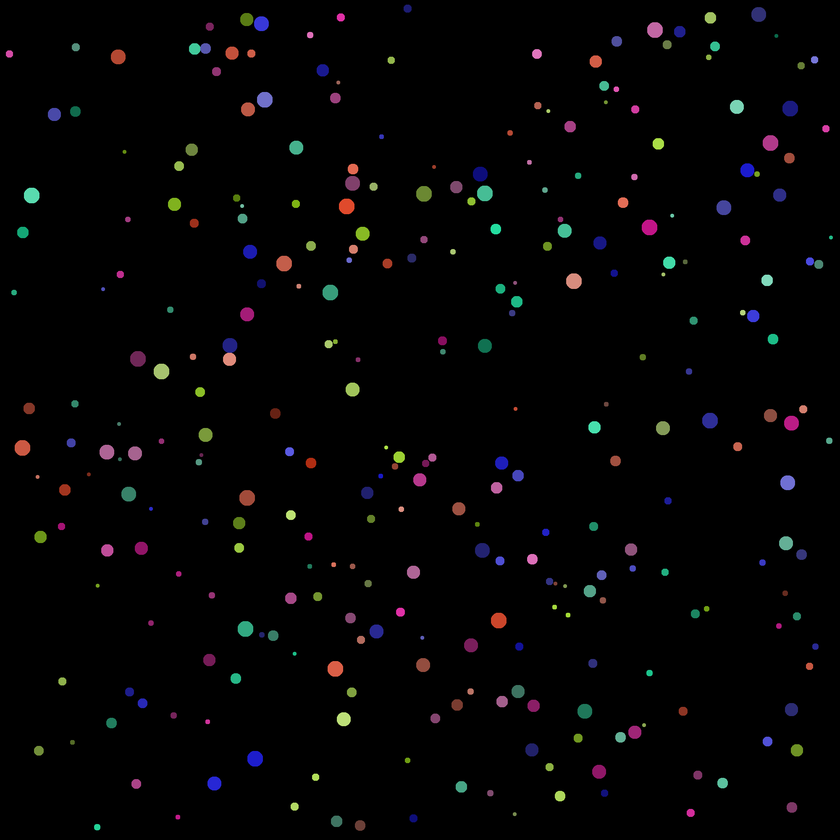
#> input picture Computer_vision/09_colors_and_lama/count_colors/balls.png, 840 x 840 px, shrunk from 2000 x 2000 before the run
$ python count_colors.py
#> lines starting #> are read from the running program, lines starting #| are printed output that depends on the picture; after the words box and inside, x2 and y2 are one past the last pixel; in counts of white or black regions, pixels touching at a corner belong together
import matplotlib.pyplot as plt
from skimage.measure import label, regionprops
import numpy as np
from skimage.morphology import (
    binary_closing,
    binary_dilation,
    binary_erosion,
    binary_opening,
)
from skimage.color import rgb2hsv

image = plt.imread("./balls.png")
#> image is the input picture: shape (840, 840, 3) float32; mean R, G, B 0.0163, 0.0144, 0.0162
hsv_image = rgb2hsv(image)
#> hsv_image: shape (840, 840, 3) float32; mean of channels 0, 1, 2 0.0266, 0.039, 0.0238
gray = image.mean(axis=2)
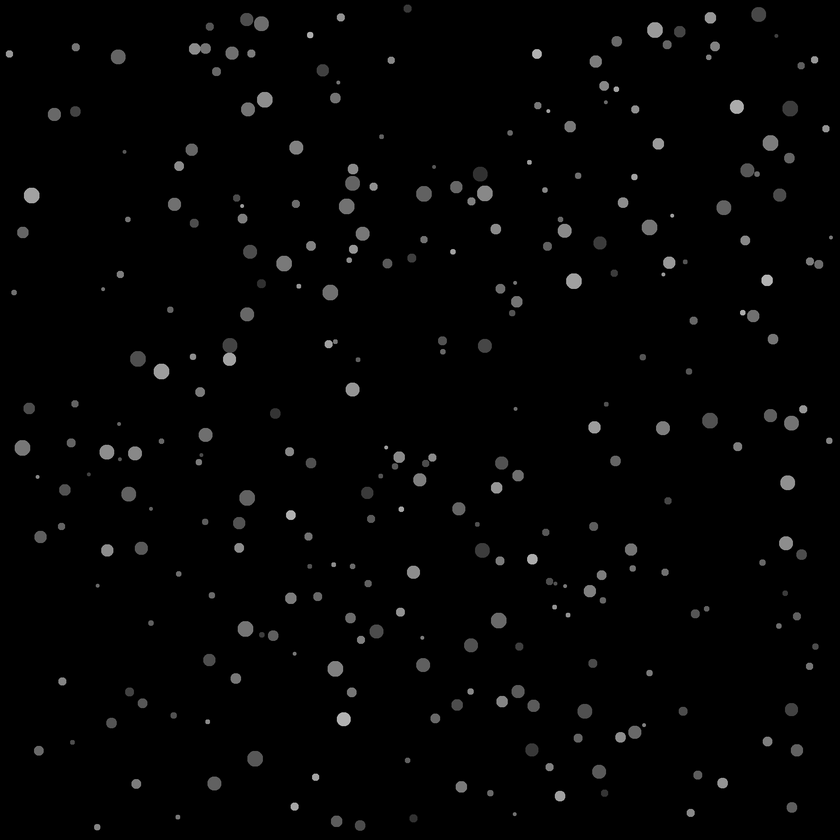
#> gray: shape (840, 840) float32; min 0, max 0.767, mean 0.0157
binary = gray > 0
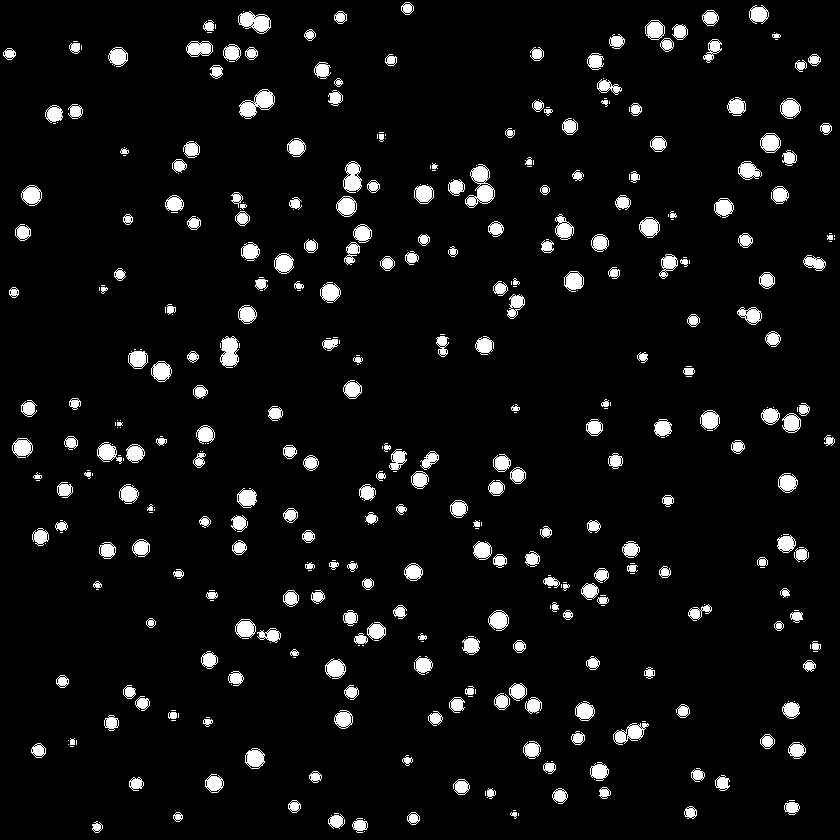
#> binary: shape (840, 840) bool; 5.8% white; 441 white regions (167 under 20 px), largest, box (x1, y1, x2, y2) and area: (465, 164, 495, 208) 630, (239, 89, 275, 119) 526, (238, 11, 271, 34) 451

binary = binary_erosion(binary, np.ones((3, 3)))
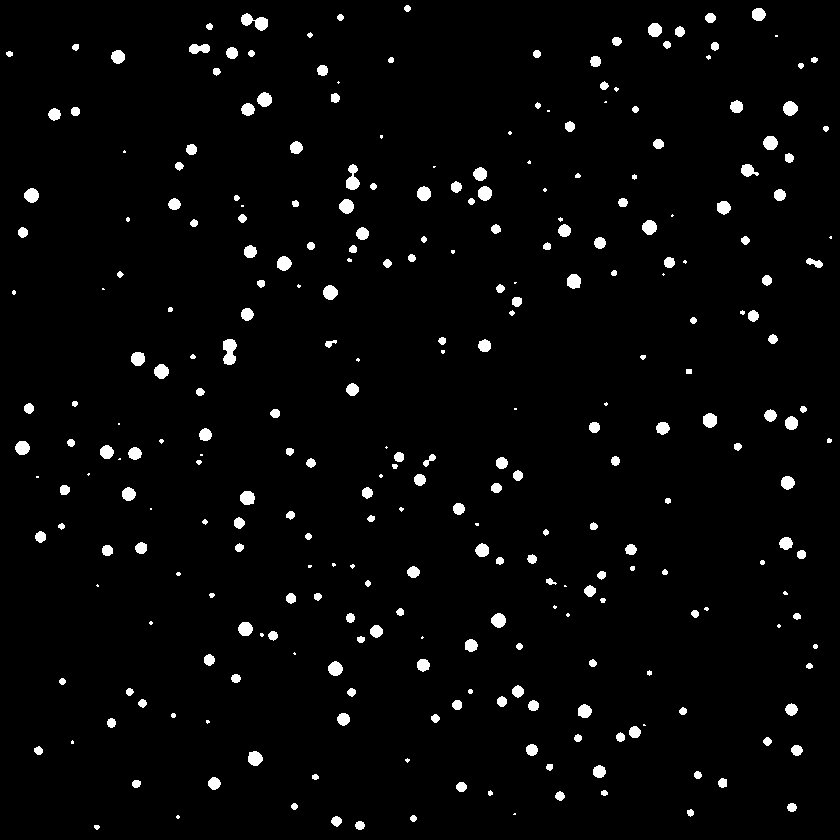
#> binary: shape (840, 840) bool; 2.8% white; 292 white regions (62 under 20 px)

labeled = label(binary)
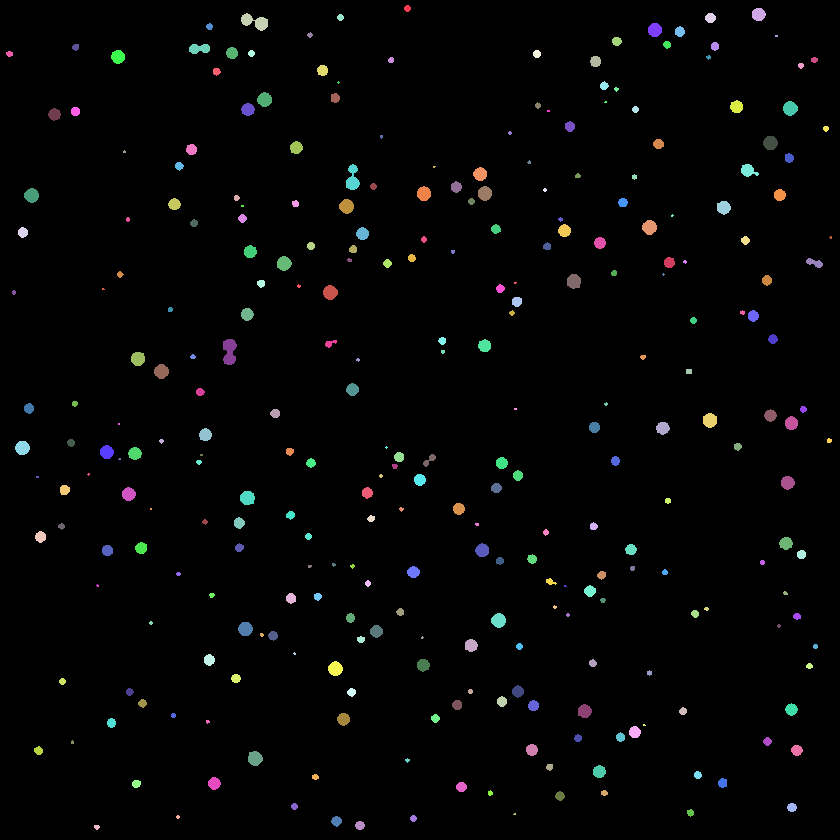
#> labeled: shape (840, 840) int32; 293 distinct labels, from 0 to 292; one colour per label, 0 black
regions = regionprops(labeled)
#> regions = 292 regions; largest, box (x1, y1, x2, y2) and area: (223, 339, 237, 365) 276, (241, 13, 268, 31) 263, (346, 164, 360, 190) 224, (248, 751, 263, 766) 173, (240, 491, 255, 505) 171

count = 0
colors = []
for region in regions:
    if region.eccentricity == 0.0:
        y, x = region.centroid
        colors.append(hsv_image[int(y), int(x), 0])
        count += 1
    else:
        coords = region.coords
        region_colors = hsv_image[coords[:, 0], coords[:, 1], 0]
        unique_colors = np.unique(region_colors, axis=0)
        colors.extend(unique_colors)
        count += 2
#> this loop made 292 passes
#> (y, x, count) on passes 1, 5, 18, 19, 28, 38, 39, 44, 61, 65, 69, 75: (8, 407, 1), (17, 340, 8), (53, 251, 33), (53.5, 536.5, 34), (82, 338, 51), (109, 635, 70), (111, 75, 71), (132.5, 509.5, 80), (186, 373, 113), (189.5, 544.5, 120), (201, 471, 127), (218, 242, 138)
#> (region_colors, unique_colors, count) on passes 10, 34, 41, 50, 56, 74: ([0.446, 0.446, 0.446, 0.447, 0.447, 0.446], [0.446, 0.446, 0.446, 0.446, 0.447, 0.447], 18), ([0.223, 0.221, 0.223, 0.222, 0.223], [0.221, 0.222, 0.223, 0.223, 0.223], 63), ([0.222, 0.222, 0.222, 0.222, 0.222, 0.221], [0.221, 0.222, 0.222, 0.222, 0.222], 75), ([0.223, 0.223, 0.222, 0.222, 0.223, 0.222, 0.222], [0.222, 0.222, 0.222, 0.222, 0.223, 0.223, 0.223], 92), ([0.0262, 0.0271, 0.0291, 0.0273, 0.0266], [0.0262, 0.0266, 0.0271, 0.0273, 0.0291], 104), ([0.444, 0.444, 0.445, 0.444, 0.444, 0.445], [0.444, 0.444, 0.444, 0.445], 137)
#> after the loop, colors = 3275 values, max 0.893 at index 614, min 0 at index 2031, mean 0.412; count = 548

print(count)
#| 548
print(len(colors))
#| 3275

d = np.diff(sorted(colors))
#> d = 3274 values, max 0.171 at index 1556, min 0 at index 24, mean 0.000273
pos = np.where(d > np.std(d) * 2)
#> pos = ([0, 775, 776, 777, 1556, 1557, 1558, 2343, 2344, 2345, 2346, 2349, 2350, 2440, 2446, 2447],)
print(len(pos[0]) + 1)
#| 17

plt.subplot(121)
plt.imshow(hsv_image)
plt.subplot(122)
plt.plot(sorted(colors), "o-")
plt.show()
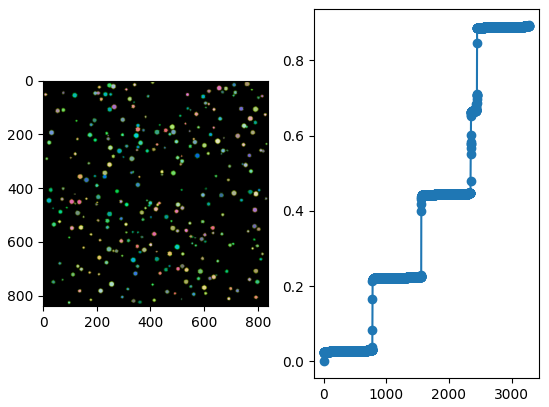
#> figure drawn by matplotlib, 2 panels; panel 2: curve peaks at x = 3274, y = 0.893
